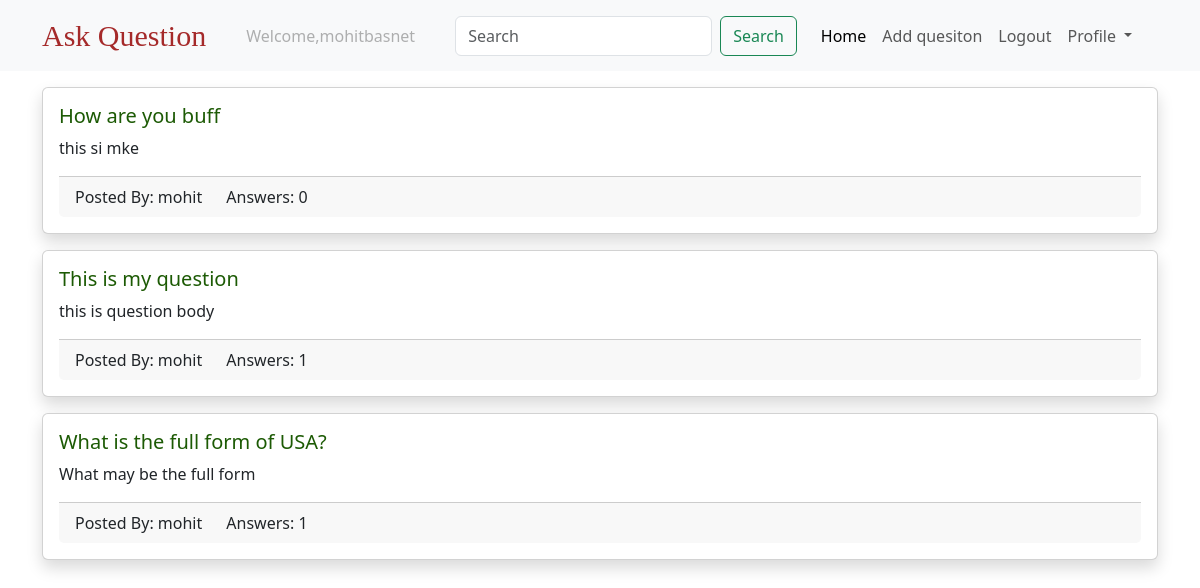
The app's page / (signed in) with its own data.
### users/models.py (models this page shows)
class CustomUser(AbstractUser):
    pass

### questions/models.py (models this page shows, shortened)
class Question(models.Model):
    created_at = models.DateTimeField(auto_now_add=True)
    title = models.CharField(max_length=250)
    body = models.TextField()
    slug = models.SlugField(max_length=250, unique=True)
    author = models.ForeignKey(settings.AUTH_USER_MODEL,
                               on_delete=models.CASCADE,
                               related_name='questions')

### questions/views.py (the view)
# urls.py: path("", question_list, name = "question-list"),
@login_required
def question_list(request):
    if 'q' in request.GET:
        q = request.GET['q']
        question_list = Question.objects.filter(title__icontains = q).order_by('-created_at')
    else:
        question_list = Question.objects.all().order_by('-created_at')
    return render(request,"Qlist.html",{'question_list': question_list})

### templates/Qlist.html (shortened to what this page needs)
{% extends 'base.html'%}
{% block body%}
<div class = "container">
    {% for question in question_list%}
     <div class = "card mt-3 shadow">
        <div class = "card-body">
            <h5 class = "card-title "><a class  = "link-style"href="{% url 'question-details' question.slug%}">{{question.title}}</a></h5>
            <p class = "card-text">{{question.body}}</p>
            <div class = "card-footer">
                <div class = "row">
                    <div class = "col col-md-auto">
                        Posted By: {{question.author.username}}
                    </div>
                    <div class = "col col-md-auto">
                        Answers: {{question.answers.count}}
                    </div>
                </div>
            </div>
        </div>
     </div>
    {% endfor %}
</div>
{% endblock %}

### templates/navbar.html (shortened to what this page needs)
<nav class="navbar navbar-expand-lg bg-body-tertiary">
    <div class="container">
      <a class="navbar-brand text-style" href="{%url 'question-list'%}">Ask Question</a>
      <div class="collapse navbar-collapse" id="navbarSupportedContent">
        <ul class="navbar-nav me-auto mb-2 mb-lg-0">
          {% if request.user.is_authenticated %}
            <li class="nav-item mx-3">
                <a class="nav-link disabled" aria-disabled="true">Welcome,{{request.user.username}}</a>
              </li>
              <form class="d-flex mx-3" role="search">
                <input class="form-control me-2" type="search" placeholder="Search" name = "q"aria-label="Search">
                <button class="btn btn-outline-success" type="submit">Search</button>
              </form>
          <li class="nav-item">
            <a class="nav-link active" aria-current="page" href="{% url 'question-list'%}">Home</a>
          </li>
          <li class="nav-item">
            <a class="nav-link" href="{% url 'add-question'%}">Add quesiton</a>
          </li>
          <li class="nav-item">
            <a class="nav-link" href="{% url 'logout'%}">Logout</a>
          </li>
          <li class="nav-item dropdown">
            <a class="nav-link dropdown-toggle" href="#" role="button" data-bs-toggle="dropdown" aria-expanded="false">
             Profile
            </a>
          {% endif%}
        </ul>
      </div>
    </div>
  </nav>

### templates/navbar.html (style rules this page uses)
.text-style { font-size: 30px !important; font-family: fantasy !important; color:brown !important; }

### templates/Qlist.html (style rules this page uses)
.link-style { text-decoration:none; color: rgb(28,90,4); }

### records on screen
CustomUser: user.username "mohitbasnet"
Question: title "How are you buff", body "this si mke", author.username "mohit", answers.count "0"
Question: title "This is my question", body "this is question body", author.username "mohit", answers.count "1"
Question: title "What is the full form of USA?", body "What may be the full form", author.username "mohit", answers.count "1"
